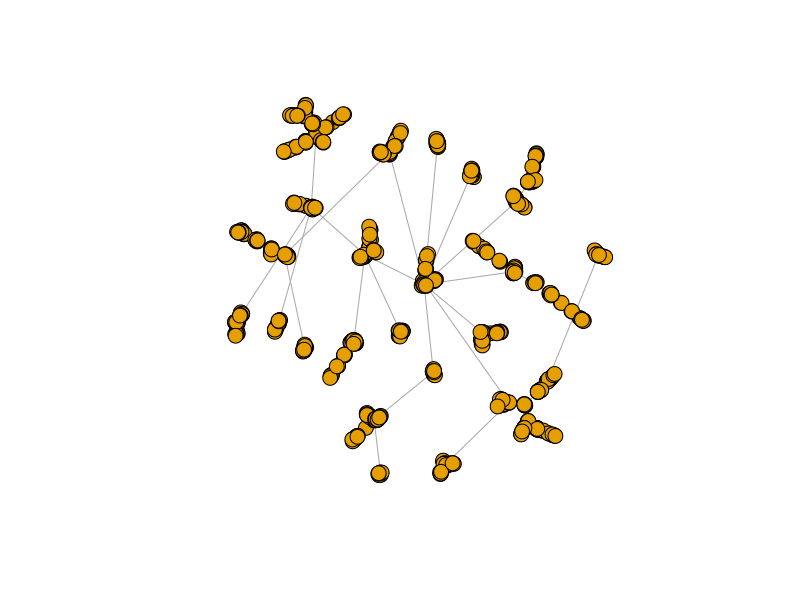
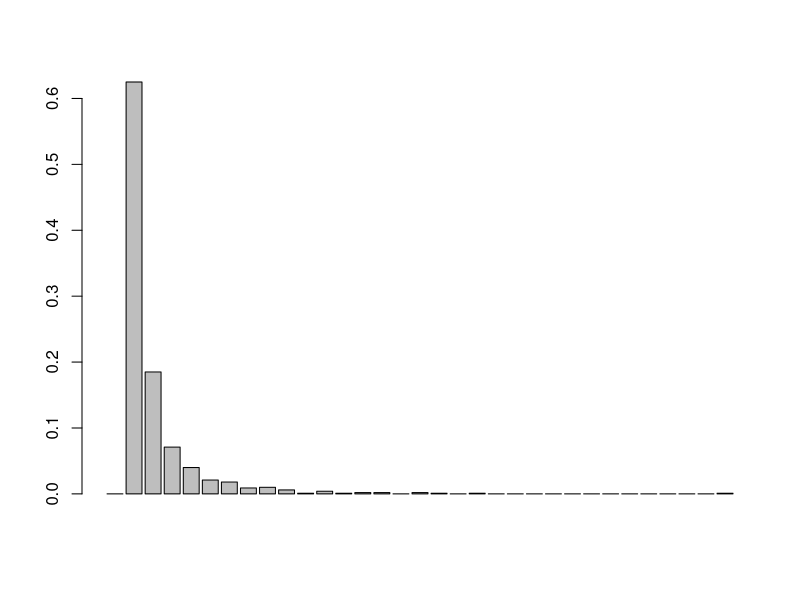

The R source for these figures, in order:
# HW 1, Problem 3

rm(list = ls())

library(igraph)

# create barabasi graph
nodesNum = 1000
g <- barabasi.game(nodesNum , directed = FALSE)

plot(g, vertex.size=8, vertex.label=NA)

dg_dist = degree_distribution(g)
barplot(dg_dist)


# find communities
fg <- fastgreedy.community(g)
membership(fg)
cmsize <- sizes(fg)

modularity(fg, membership(fg))
